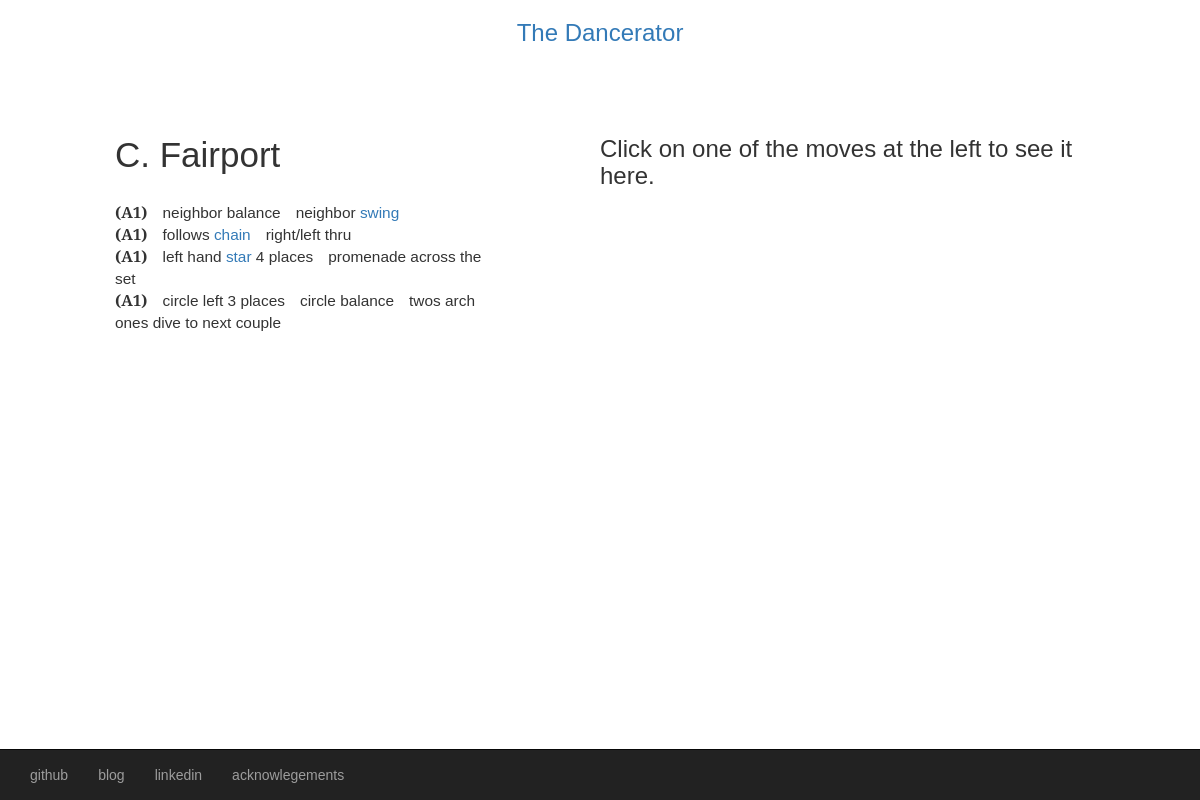
The app's page /new with its own data.
### model.py (models this page shows, shortened)
class Move(db.Model):
    __tablename__ = "moves"
    move_code = db.Column(db.String(12), primary_key=True)
    type_code = db.Column(db.String(24), db.ForeignKey('types.type_code'))
    move_name = db.Column(db.String(64), nullable=False)
    beats = db.Column(db.Integer, nullable=False)
    follows_move = db.Column(db.Integer, nullable=False)
    leads_move = db.Column(db.Integer, nullable=False)
    same_side = db.Column(db.Integer, nullable=True)
    type_ = db.relationship('Type_', backref=db.backref('moves'))

### server.py (the view)
@app.route('/new')
def generate():
    title = make_title()
    print title
    dance = simple_trans()
    print dance
    return render_template("new.html", dance=dance, title=title)

### algorithm.py (called while the page is built)
def pull_move_codes():
    all_codes = db.session.query(Move.move_code).all()
    return all_codes

def make_moves():
    all_moves = pull_move_codes()
    move_dict = {}
    for code in all_moves:
        move_code = code[0]
        move_dict[move_code] = MoveObj(move_code)
    return move_dict

def do_it_all():
    da_dict = make_moves()
    new_dance = DanceObj(da_dict)
    return new_dance.dance_moves, da_dict

    def get_attributes(self):
        self.type_code, self.beats, self.name = db.session.query(Move.type_code, Move.beats, Move.move_name).filter(Move.move_code == self.move_code).one()
        self.move_lead, self.move_follow, self.same_side = db.session.query(Move.leads_move, Move.follows_move, Move.same_side).filter(Move.move_code == self.move_code).one()
        self.min, self.max = db.session.query(Type_.min_repeats, Type_.max_repeats).filter(Type_.type_code == self.type_code).one()
        self.orphanable = self.orphanable()
        self.values = self.get_values()

    def get_values(self):
        values = db.session.query(Chain.value).filter(Chain.key_ == self.move_code).all()
        values_list = []
        for value in values:
            values_list.append(value[0])
        return values_list

    def orphanable(self):
        return self.min != 0

    def pick_progression(self):
        prog_list = db.session.query(Progression.last, Progression.first, Progression.start).all()
        last_move, first_move, start_position = choice(prog_list)
        return (last_move, first_move, start_position)

    def len_left_init(self, last_move):
        move_beats = self.move_dict[last_move].beats
        minus_last = DANCE_LENGTH - move_beats
        return minus_last

    def count_dance(self, dance):
        count = 0
        for each_move in dance:
            move_time = self.move_dict[each_move].beats
            count += move_time
        return count

    def find_follows(self, dance):
        follow_count = 0
        for each_move in dance:
            follows_code = self.move_dict[each_move].move_follow
            if follows_code < 10:
                follows_move = follows_code
            else:
                follows_move = FUNKY_MOVES[follows_code][follow_count]
            follow_count += follows_move
            follow_count = follow_count % 4
        return follow_count

### code_to_choreo.py (called while the page is built)
def make_dance():
    dance_moves, da_dict = algorithm.do_it_all()
    print "DANCE MOVES: ", dance_moves
    return dance_moves, da_dict

### templates/new.html (shortened to what this page needs)
{% extends 'base.html' %}
{% block content %}
  <div class="container-fluid">
    <div class="row">
      <div class="col-xs-12 col-md-4 col-md-offset-1">
        <h2>{{ title }}</h2>
        <ol id="choreo">
        {% set tags = ["A1", "A2", "B1", "B2"] %}
        {% set i = 0 %}
        {% for phrase in dance %}
            <li>
              <span class="tags">({{ tags[i] }})</span>
                {% for move in phrase %}
                  <span class="moves">
                    {{ move }}
                  </span>
                {% endfor %}
            </li>
            {% set i = i + 1 %}
        {% endfor %}
        </ol>
      </div>
      <div class="col-xs-12 col-md-5 col-md-offset-1" id="video">
        <div id="clips">
          <h3>Click on one of the moves at the left to see it here.</h3>
        </div>
      </div>
    </div>
  </div>
{% endblock %}

### templates/base.html (shortened to what this page needs)
<!doctype html>
{% block html %}<html>{% endblock %}
<head>
    <link rel="stylesheet" href="https://maxcdn.bootstrapcdn.com/bootstrap/3.3.4/css/bootstrap.min.css">
    <link rel="stylesheet" href="/static/style.css">
</head>
<body>
  {% block title %}
    <a href="/"><h3 id="app-name">The Dancerator</h3></a>
  {% endblock %}
  {% block content %} content goes here {% endblock %}
  <nav class="navbar navbar-inverse navbar-fixed-bottom">
    <div class="container-fluid">
      <div>
        <ul class="nav navbar-nav">
          <li><a href="https://github.com/ohrely">github</a></li>
          <li><a href="http://ohrely.com">blog</a></li>
          <li><a href="https://www.linkedin.com/in/ohrely">linkedin</a></li>
          <li><a href="/ack">acknowlegements</a></li>
        </ul>
      </div>
    </div>
  </nav>
</body>
</html>

### static/style.css (style rules this page uses)
body { font-family: 'Merriweather Sans', sans-serif; background-color: transparent; }
h2 { font-size: 250%; padding-bottom: .5em; }
h3#app-name { text-align: center; padding-bottom: 5%; }
ol { margin-left:0; padding-left: 0; }
ol > li { list-style:none; font-size: 110%; }
.tags { font-weight: bold; }
.moves { padding-left: .7em; font-size: 100%; }
#video { min-height: 200px; padding: 0px; }

### records on screen
Move: move_name "neighbor balance"
Move: move_name "neighbor"
Move: move_name "follows"
Move: move_name "right/left thru"
Move: tags "A1", phrase "left hand", move_name "promenade across the set"
Move: move_name "circle left 3 places"
Move: move_name "circle balance"
Move: move_name "twos arch ones dive to next couple"

### other values on screen
{{ title }} "C. Fairport"
{{ tags[i] }} "A1" "A1" "A1"
